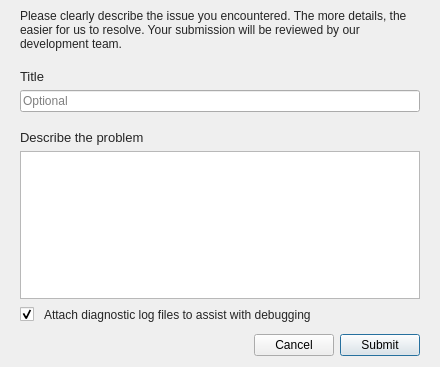
<?xml version="1.0" encoding="UTF-8"?>
<ui version="4.0">
 <class>BugReportDialog</class>
 <widget class="QDialog" name="BugReportDialog">
  <property name="geometry">
   <rect>
    <x>0</x>
    <y>0</y>
    <width>440</width>
    <height>367</height>
   </rect>
  </property>
  <property name="minimumSize">
   <size>
    <width>440</width>
    <height>367</height>
   </size>
  </property>
  <property name="maximumSize">
   <size>
    <width>440</width>
    <height>367</height>
   </size>
  </property>
  <property name="windowTitle">
   <string>Bug report</string>
  </property>
  <layout class="QVBoxLayout" name="verticalLayout_4">
   <property name="spacing">
    <number>0</number>
   </property>
   <property name="topMargin">
    <number>0</number>
   </property>
   <item>
    <widget class="QWidget" name="wHeaderBug" native="true">
     <layout class="QVBoxLayout" name="verticalLayout_3">
      <item>
       <widget class="QLabel" name="lDescInfoBug">
        <property name="styleSheet">
         <string notr="true">#lDescInfoBug
{
	color: rgba(0,0,0,0.85);
	font-family: &quot;SF Pro Text&quot;;
	font-size: 12px;
}</string>
        </property>
        <property name="text">
         <string>Please clearly describe the issue you encountered. The more details, the easier for us to resolve. Your submission will be reviewed by our development team.</string>
        </property>
        <property name="wordWrap">
         <bool>true</bool>
        </property>
       </widget>
      </item>
     </layout>
    </widget>
   </item>
   <item>
    <widget class="QWidget" name="wTitleBug" native="true">
     <layout class="QVBoxLayout" name="verticalLayout_2">
      <item>
       <widget class="QLabel" name="lTitle">
        <property name="styleSheet">
         <string notr="true">#lTitle
{
	color: #242424;
	font-family: &quot;SF Pro Text&quot;;
	font-size: 13px;
}</string>
        </property>
        <property name="text">
         <string>Title</string>
        </property>
       </widget>
      </item>
      <item>
       <widget class="QLineEdit" name="leTitleBug">
        <property name="inputMask">
         <string/>
        </property>
        <property name="text">
         <string/>
        </property>
        <property name="maxLength">
         <number>150</number>
        </property>
        <property name="placeholderText">
         <string>Optional</string>
        </property>
       </widget>
      </item>
     </layout>
    </widget>
   </item>
   <item>
    <widget class="QWidget" name="wDescribeBug" native="true">
     <layout class="QVBoxLayout" name="verticalLayout">
      <item>
       <widget class="QLabel" name="lDescribeBug">
        <property name="styleSheet">
         <string notr="true">#lDescribeBug
{
	color: rgba(0,0,0,0.85);
	font-family: &quot;SF Pro Text&quot;;
	font-size: 13px;
}</string>
        </property>
        <property name="text">
         <string>Describe the problem</string>
        </property>
       </widget>
      </item>
      <item>
       <widget class="QTextEdit" name="teDescribeBug"/>
      </item>
      <item>
       <widget class="QWidget" name="wCheckBox" native="true">
        <layout class="QHBoxLayout" name="horizontalLayout_2">
         <property name="spacing">
          <number>10</number>
         </property>
         <property name="leftMargin">
          <number>0</number>
         </property>
         <property name="topMargin">
          <number>0</number>
         </property>
         <property name="rightMargin">
          <number>0</number>
         </property>
         <property name="bottomMargin">
          <number>0</number>
         </property>
         <item>
          <widget class="QCheckBox" name="cbAttachLogs">
           <property name="text">
            <string/>
           </property>
           <property name="checked">
            <bool>true</bool>
           </property>
          </widget>
         </item>
         <item>
          <widget class="QLabel" name="lAttachLogs">
           <property name="minimumSize">
            <size>
             <width>350</width>
             <height>0</height>
            </size>
           </property>
           <property name="styleSheet">
            <string notr="true">#lAttachLogs
{
	color: rgba(0,0,0,0.85);
	font-family: &quot;SF Pro Text&quot;;
	font-size: 12px;

}</string>
           </property>
           <property name="text">
            <string>Attach diagnostic log files to assist with debugging</string>
           </property>
           <property name="wordWrap">
            <bool>true</bool>
           </property>
          </widget>
         </item>
         <item>
          <spacer name="horizontalSpacer_2">
           <property name="orientation">
            <enum>Qt::Horizontal</enum>
           </property>
           <property name="sizeHint" stdset="0">
            <size>
             <width>1</width>
             <height>20</height>
            </size>
           </property>
          </spacer>
         </item>
        </layout>
       </widget>
      </item>
     </layout>
    </widget>
   </item>
   <item>
    <widget class="QWidget" name="wButtons" native="true">
     <layout class="QHBoxLayout" name="horizontalLayout">
      <property name="topMargin">
       <number>0</number>
      </property>
      <property name="bottomMargin">
       <number>0</number>
      </property>
      <item>
       <spacer name="horizontalSpacer">
        <property name="orientation">
         <enum>Qt::Horizontal</enum>
        </property>
        <property name="sizeHint" stdset="0">
         <size>
          <width>219</width>
          <height>20</height>
         </size>
        </property>
       </spacer>
      </item>
      <item>
       <widget class="QPushButton" name="bCancel">
        <property name="text">
         <string>Cancel</string>
        </property>
       </widget>
      </item>
      <item>
       <widget class="QPushButton" name="bSubmit">
        <property name="text">
         <string>Submit</string>
        </property>
        <property name="default">
         <bool>true</bool>
        </property>
       </widget>
      </item>
     </layout>
    </widget>
   </item>
  </layout>
 </widget>
 <resources/>
 <connections/>
</ui>
